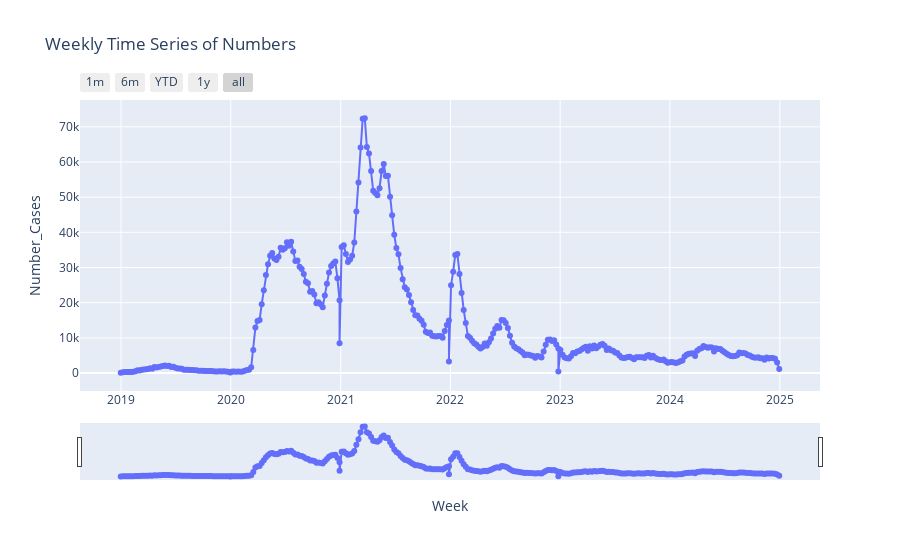

Source (notebook cell):
### Code cell
fig = px.line(df_week, x='Year_Week', y='Number_Cases',
              title='Weekly Time Series of Numbers',
              labels={'Year_Week': 'Week', 'Total_Numbers': 'Total Numbers'},
              markers=True)

# Add range slider for better navigation
fig.update_xaxes(
    rangeslider_visible=True,
    rangeselector=dict(
        buttons=list([
            dict(count=1, label="1m", step="month", stepmode="backward"),
            dict(count=6, label="6m", step="month", stepmode="backward"),
            dict(count=1, label="YTD", step="year", stepmode="todate"),
            dict(count=1, label="1y", step="year", stepmode="backward"),
            dict(step="all")
        ])
    )
)

# Add hover data
fig.update_traces(hovertemplate='Week: %{x|%Y-%U}<br>Total: %{y}')

fig.show()

### Figure 1 — Plotly figure (JSON) as saved in the notebook; plotly's stock layout.template omitted (floating-point values rounded to 4 significant figures; data arrays with more than 128 entries replaced by an {"elided": "..."} marker saying what was removed)
{"data": [{"hovertemplate": "Week: %{x|%Y-%U}<br>Total: %{y}", "legendgroup": "", "line": {"color": "#636efa", "dash": "solid"}, "marker": {"symbol": "circle"}, "mode": "lines+markers", "name": "", "orientation": "v", "showlegend": false, "type": "scatter", "x": {"elided": "318 str values"}, "xaxis": "x", "y": {"elided": "318 int values"}, "yaxis": "y"}], "layout": {"autosize": true, "legend": {"tracegroupgap": 0}, "title": {"text": "Weekly Time Series of Numbers"}, "xaxis": {"anchor": "y", "autorange": true, "domain": [0, 1], "range": ["2018-08-20 10:12:19.515", "2025-05-11 13:47:40.485"], "rangeselector": {"buttons": [{"count": 1, "label": "1m", "step": "month", "stepmode": "backward"}, {"count": 6, "label": "6m", "step": "month", "stepmode": "backward"}, {"count": 1, "label": "YTD", "step": "year", "stepmode": "todate"}, {"count": 1, "label": "1y", "step": "year", "stepmode": "backward"}, {"step": "all"}]}, "rangeslider": {"autorange": true, "range": ["2018-08-20 10:12:19.515", "2025-05-11 13:47:40.485"], "visible": true, "yaxis": {"_template": null, "rangemode": "match"}}, "title": {"text": "Week"}, "type": "date"}, "yaxis": {"anchor": "x", "autorange": true, "domain": [0, 1], "range": [-6845.0, 79360.0], "title": {"text": "Number_Cases"}, "type": "linear"}}}
